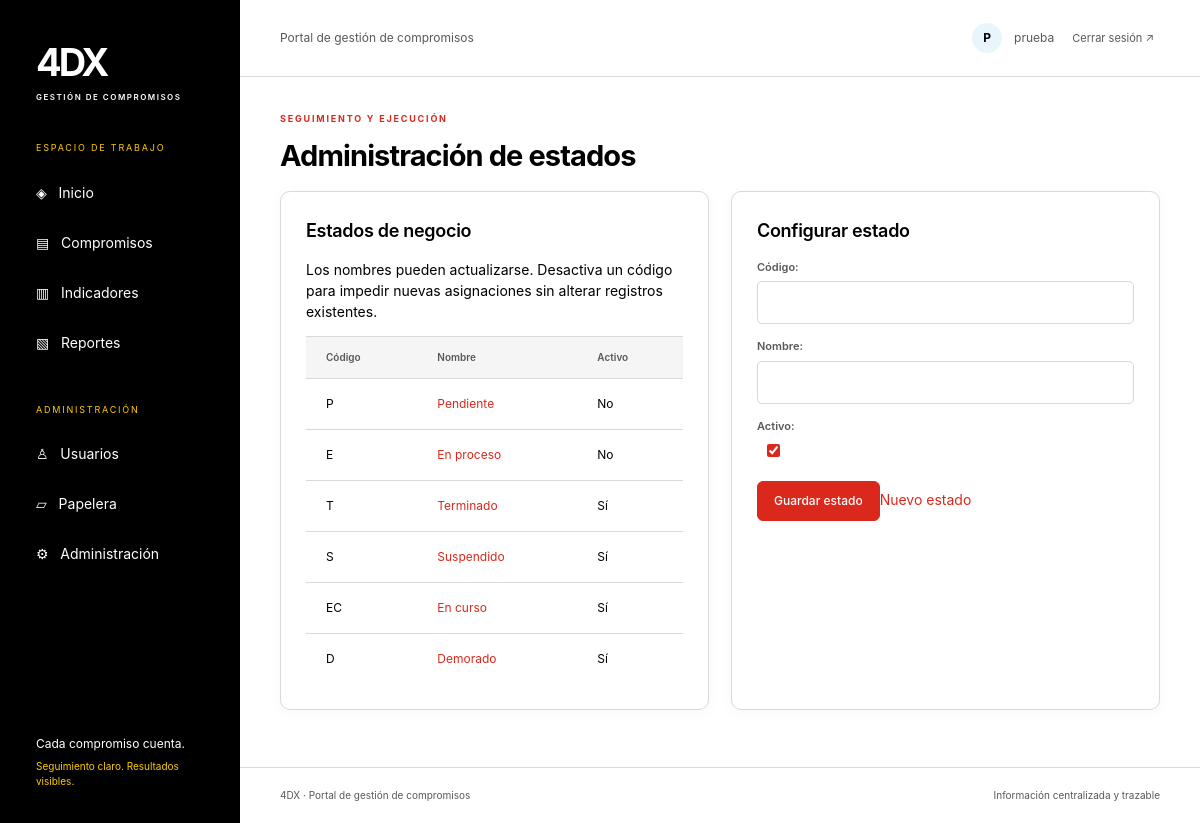
The app's page /administracion/ (signed in) with its own data.
### compromisos/models.py (models this page shows, shortened)
class Estado(models.Model):
    codigo = models.CharField(max_length=30, unique=True)
    nombre = models.CharField(max_length=100)
    activo = models.BooleanField(default=True)

### compromisos/accounts.py (the view)
# urls.py: path("administracion/", accounts.estados, name="estados"),
@login_required
def estados(request, pk=None):
    require(request.user, administrative=True)
    obj = get_object_or_404(Estado, pk=pk) if pk else None
    form = EstadoForm(request.POST if request.method == "POST" else None, instance=obj)
    if obj:
        form.fields["codigo"].disabled = True
    if request.method == "POST" and form.is_valid():
        form.save()
        messages.success(request, "Estado guardado.")
        return redirect("estados")
    return render(
        request,
        "estados.html",
        {
            "title": "Administración de estados",
            "form": form,
            "estados_lista": Estado.objects.all(),
        },
    )

### compromisos/accounts.py
class EstadoForm(forms.ModelForm):
    class Meta:
        model = Estado
        fields = ["codigo", "nombre", "activo"]
        labels = {"codigo": "Código", "nombre": "Nombre", "activo": "Activo"}

### compromisos/permissions.py (called while the page is built)
def admin(user):
    return user.is_authenticated and (
        user.is_superuser or user.groups.filter(name="Administrador").exists()
    )

def editor(user):
    return admin(user) or (
        user.is_authenticated and user.has_perm("compromisos.change_compromiso")
    )

def require(user, edit=False, administrative=False):
    if (
        not user.is_authenticated
        or (administrative and not admin(user))
        or (edit and not editor(user))
    ):
        raise PermissionDenied

def context(request):
    return {"can_edit": editor(request.user), "is_admin": admin(request.user)}

### templates/estados.html
{% extends 'base.html' %}{% block content %}<div class="detail-grid"><section class="panel padded"><h2>Estados de negocio</h2><p>Los nombres pueden actualizarse. Desactiva un código para impedir nuevas asignaciones sin alterar registros existentes.</p><table><thead><tr><th>Código</th><th>Nombre</th><th>Activo</th></tr></thead><tbody>{% for e in estados_lista %}<tr><td>{{ e.codigo }}</td><td><a href="{% url 'estado_editar' e.pk %}">{{ e.nombre }}</a></td><td>{{ e.activo|yesno:'Sí,No' }}</td></tr>{% endfor %}</tbody></table></section><form method="post" class="panel padded">{% csrf_token %}<h2>Configurar estado</h2>{{ form.as_p }}<button class="button">Guardar estado</button><a href="{% url 'estados' %}">Nuevo estado</a></form></div>{% endblock %}

### templates/base.html (shortened to what this page needs)
{% load static %}<!doctype html><html lang="es"><head><link rel="stylesheet" href="{% static 'css/portal.css' %}"></head><body>
<aside class="sidebar"><a class="brand" href="/">4DX<span>GESTIÓN DE COMPROMISOS</span></a><div class="workspace">ESPACIO DE TRABAJO</div><nav><a href="/" {% if request.path == '/' %}class="active"{% endif %}>◈ &nbsp; Inicio</a><a href="{% url 'listado' %}" {% if '/compromisos/' in request.path %}class="active"{% endif %}>▤ &nbsp; Compromisos</a><a href="{% url 'indicadores' %}" {% if '/indicadores/' in request.path %}class="active"{% endif %}>▥ &nbsp; Indicadores</a><a href="{% url 'reportes' %}" {% if '/reportes/' in request.path %}class="active"{% endif %}>▧ &nbsp; Reportes</a>{% if is_admin %}<div class="workspace">ADMINISTRACIÓN</div><a href="{% url 'usuarios' %}">♙ &nbsp; Usuarios</a><a href="{% url 'papelera' %}">▱ &nbsp; Papelera</a><a href="{% url 'estados' %}">⚙ &nbsp; Administración</a>{% endif %}</nav><div class="sidebar-foot">Cada compromiso cuenta.<small>Seguimiento claro. Resultados visibles.</small></div></aside>
<div class="main"><header class="topbar"><span>Portal de gestión de compromisos</span><div class="account"><span class="avatar">{{ user.username|first|upper }}</span>{{ user.get_full_name|default:user.username }}<form method="post" action="{% url 'logout' %}">{% csrf_token %}<button class="link">Cerrar sesión ↗</button></form></div></header><main><div class="page-heading"><div><div class="eyebrow">SEGUIMIENTO Y EJECUCIÓN</div><h1>{{ title }}</h1></div>{% block heading_actions %}{% endblock %}</div>{% for message in messages %}<div class="alert" role="status">{{ message }}</div>{% endfor %}{% block content %}{% endblock %}</main><footer>4DX · Portal de gestión de compromisos <span>Información centralizada y trazable</span></footer></div></body></html>

### static/css/portal.css (style rules this page uses)
:root { --red:#DA291C; --pink:#FF67B9; --cyan:#009FDF; --yellow:#FFCB00; --orange:#FF7500; --black:#000000; --white:#FFFFFF; --ink:var(--black); --muted:color-mix(in srgb,var(--black) 65%,var(--white)); --accent:var(--red); --sidebar:var(--black); --bg:var(--white); --border:color-mix(in srgb,var(--black) 15%,var(--white)); --danger:var(--red); --cyan-soft:color-mix(in srgb,var(--cyan) 9%,var(--white)); --pink-soft:color-mix(in srgb,var(--pink) 16%,var(--white)); --yellow-soft:color-mix(in srgb,var(--yellow) 20%,var(--white)); --orange-soft:color-mix(in srgb,var(--orange) 16%,var(--white)); --red-soft:color-mix(in srgb,var(--red) 9%,var(--white)); --neutral-soft:color-mix(in srgb,var(--black) 4%,var(--white)); --shadow:0 3px 16px #00000008; }
* { box-sizing:border-box }
body { margin:0;color:var(--ink);background:var(--bg);font-family:Inter,-apple-system,BlinkMacSystemFont,"Segoe UI",sans-serif;font-size:14px;line-height:1.5 }
a { color:var(--accent);text-decoration:none }
button,input,select,textarea { font:inherit }
button,a,input,select,textarea,summary { outline-offset:4px }
h1,h2,p { margin-top:0 }
h1 { font-size:29px;letter-spacing:-.9px;margin-bottom:0;font-weight:650 }
h2 { font-size:18px;font-weight:600;letter-spacing:-.3px }
small { font-size:12px }
button { cursor:pointer }
.sidebar { width:240px;background:var(--sidebar);color:var(--white);position:fixed;inset:0 auto 0 0;padding:34px 20px;display:flex;flex-direction:column }
.brand { font-size:38px;letter-spacing:-3px;font-weight:750;color:white;display:block;padding:0 16px }
.brand span { display:block;letter-spacing:1.5px;font-size:8px;font-weight:600;margin-top:0 }
.workspace { font-size:9px;letter-spacing:1.8px;color:var(--yellow);margin:38px 16px 15px }
nav a { display:block;color:var(--white);padding:12px 16px;margin-bottom:5px;border-radius:7px;font-size:14px }
.sidebar-foot { margin-top:auto;padding:20px 16px 0;font-size:12px }
.sidebar-foot small { display:block;color:var(--yellow);font-size:10px;margin-top:6px }
.main { margin-left:240px }
.topbar { height:77px;background:white;border-bottom:1px solid var(--border);padding:0 40px;display:flex;align-items:center;justify-content:space-between;font-size:12px;color:var(--muted) }
.account { display:flex;align-items:center;gap:12px }
.account form { margin:0 }
.avatar { border-radius:50%;width:30px;height:30px;background:var(--cyan-soft);color:var(--accent);display:grid;place-items:center;font-weight:700 }
.link { background:none;border:0;color:var(--muted);font-size:11px }
main { padding:35px 40px;max-width:1800px;margin:auto }
.page-heading { display:flex;align-items:center;justify-content:space-between;gap:20px;margin-bottom:14px }
.eyebrow { font-size:9px;letter-spacing:1.8px;font-weight:650;color:var(--accent);margin-bottom:8px }
.button { display:inline-flex;align-items:center;justify-content:center;gap:7px;border:1px solid var(--accent);border-radius:6px;background:var(--accent);color:white;padding:10px 16px;font-weight:550;font-size:12px;white-space:nowrap }
.panel { background:white;border:1px solid var(--border);border-radius:10px;margin-bottom:22px;box-shadow:var(--shadow) }
.padded { padding:25px }
table { width:100%;border-collapse:collapse;text-align:left }
th { background:var(--neutral-soft);color:var(--muted);font-size:10px;font-weight:600;padding:13px 20px;white-space:nowrap;border-block:1px solid var(--border) }
td { padding:16px 20px;border-bottom:1px solid var(--border);font-size:12px;vertical-align:top }
tr:last-child td { border-bottom:0 }
label { display:block;font-size:11px;font-weight:600;color:var(--muted) }
input:not([type=checkbox]),select,textarea { width:100%;display:block;border:1px solid var(--border);border-radius:5px;background:white;color:var(--ink);padding:10px;margin-top:6px;min-width:0 }
input[type=checkbox] { margin:10px;accent-color:var(--accent) }
.detail-grid { display:grid;grid-template-columns:1fr 1fr;gap:22px }
footer { border-top:1px solid var(--border);font-size:10px;color:var(--muted);padding:20px 40px }
footer span { float:right }
.avatar,.report-icon { color:var(--black) }

### records on screen
Estado: codigo "P", nombre "Pendiente", activo "No"
Estado: codigo "E", nombre "En proceso", activo "No"
Estado: codigo "T", nombre "Terminado", activo "Sí"
Estado: codigo "S", nombre "Suspendido", activo "Sí"

### other values on screen
{{ user.username|first|upper }} "P"
{{ user.get_full_name|default:user.username }} "prueba"
{{ title }} "Administración de estados"
